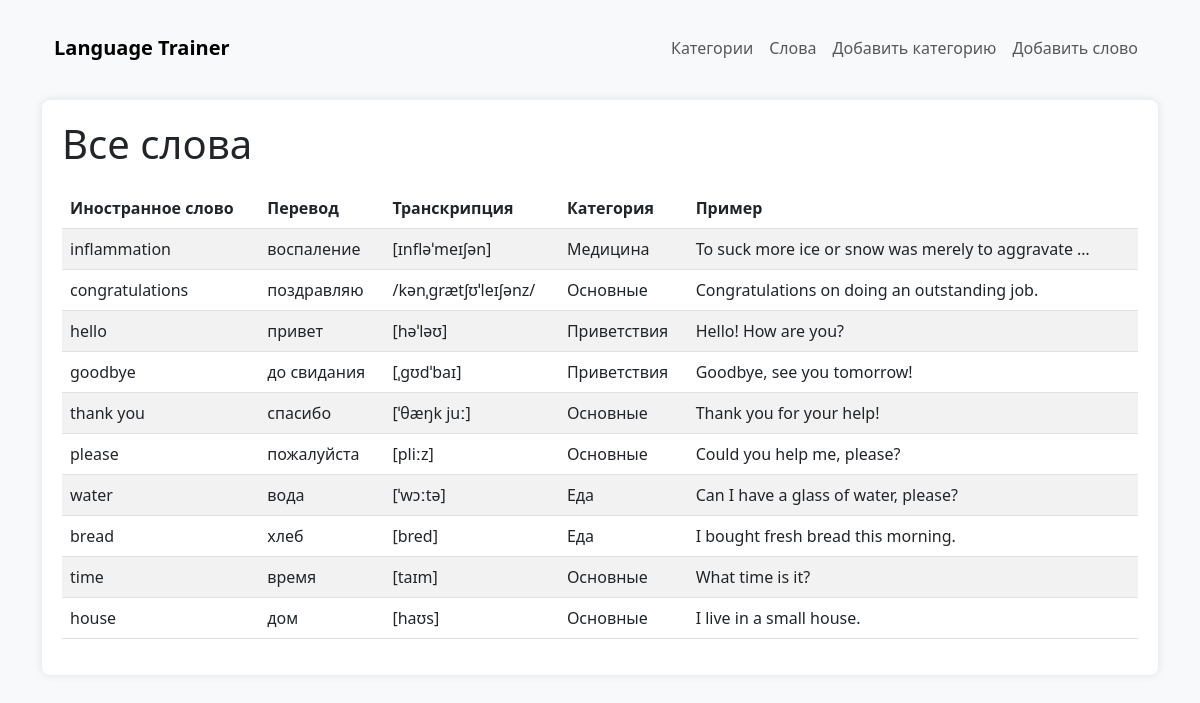
Before: /words/ with the older database file.
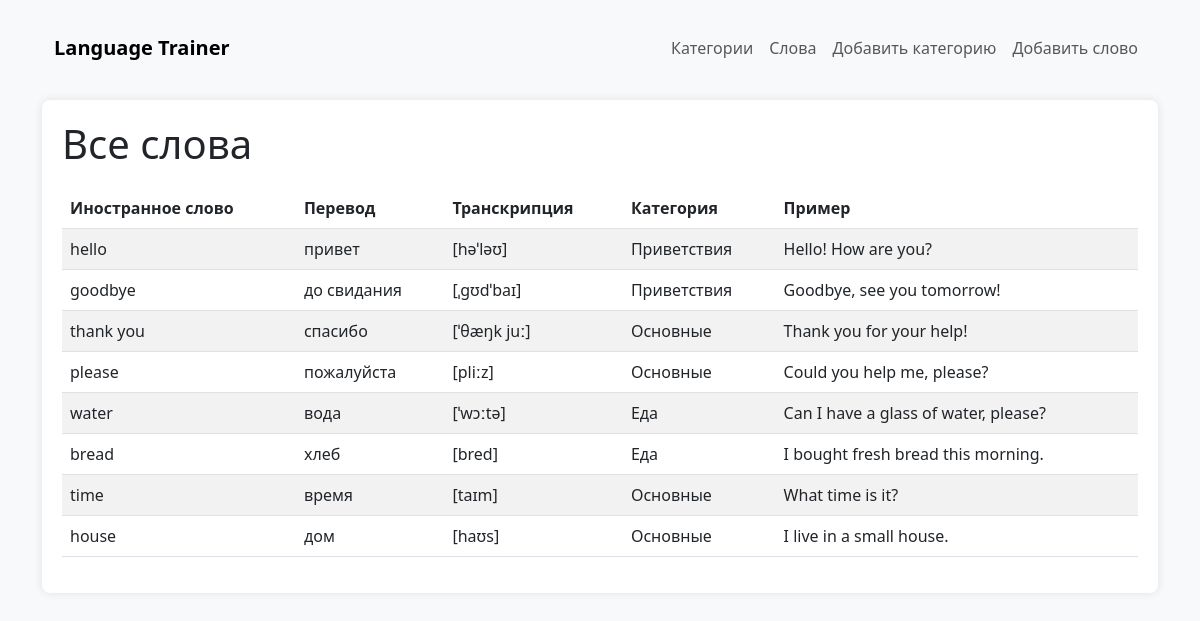
After: the same page with the newer database file.
### words/models.py (models this page shows, shortened)
class Word(models.Model):
    original = models.CharField(
        max_length=100,
        verbose_name="Иностранное слово",
        validators=[
            MinLengthValidator(2, "Слово должно содержать минимум 2 символа"),
            RegexValidator(
                regex='^[a-zA-Zа-яА-Я\- ]+$',
                message='Слово может содержать только буквы и дефис'
            )
        ]
    )
    translation = models.CharField(
        max_length=100,
        verbose_name="Перевод",
        validators=[
            MinLengthValidator(2, "Перевод должен содержать минимум 2 символа")
        ]
    )
    transcription = models.CharField(
        max_length=100,
        blank=True,
        verbose_name="Транскрипция",
        validators=[
            RegexValidator(
                regex='^\[.*\]$',
                message='Транскрипция должна быть заключена в квадратные скобки, например: [ˈwɔːtə]'
            )
        ]
    )
    example = models.TextField(blank=True, verbose_name="Пример использования")
    category = models.ForeignKey(Category, on_delete=models.SET_NULL, null=True, blank=True, verbose_name="Категория")
    created_at = models.DateTimeField(auto_now_add=True, verbose_name="Дата создания")
    updated_at = models.DateTimeField(auto_now=True, verbose_name="Дата обновления")
    class Meta:
        verbose_name = "Слово"
        verbose_name_plural = "Слова"
        ordering = ['-created_at']

class Category(models.Model):
    name = models.CharField(
        max_length=100,
        unique=True,
        verbose_name="Название категории",
        validators=[
            MinLengthValidator(2, "Название категории должно содержать минимум 2 символа"),
            RegexValidator(
                regex='^[a-zA-Zа-яА-Я0-9 ]+$',
                message='Название категории может содержать только буквы и цифры'
            )
        ]
    )
    description = models.TextField(blank=True, verbose_name="Описание")
    class Meta:
        verbose_name = "Категория"
        verbose_name_plural = "Категории"

### words/views.py (the view)
# urls.py: path('words/', views.word_list, name='word_list'),
def word_list(request):
    words = Word.objects.all()
    return render(request, 'words/word_list.html', {'words': words})

### words/templates/words/word_list.html (shortened to what this page needs)
{% extends "words/base.html" %}
{% block content %}
<h1>Все слова</h1>
<div class="table-container">
    <table class="table table-striped">
        <thead>
            <tr>
                <th>Иностранное слово</th>
                <th>Перевод</th>
                <th>Транскрипция</th>
                <th>Категория</th>
                <th>Пример</th>
            </tr>
        </thead>
        <tbody>
            {% for word in words %}
            <tr>
                <td>{{ word.original }}</td>
                <td>{{ word.translation }}</td>
                <td>{{ word.transcription|default:"-" }}</td>
                <td>{{ word.category.name|default:"-" }}</td>
                <td>{{ word.example|default:"-"|truncatechars:50 }}</td>
            </tr>
            {% empty %}
            <tr>
                <td colspan="5">Слова не найдены. <a href="{% url 'add_word' %}">Добавить слово</a></td>
            </tr>
            {% endfor %}
        </tbody>
    </table>
</div>
{% endblock %}

### words/templates/words/base.html (shortened to what this page needs)
<!DOCTYPE html>
<html lang="en">
<head>
    <link href="https://cdn.jsdelivr.net/npm/bootstrap@5.3.0/dist/css/bootstrap.min.css" rel="stylesheet">
</head>
<body>
    <div class="container">
        <nav class="navbar navbar-expand-lg navbar-light bg-light mb-4">
            <div class="container-fluid">
                <a class="navbar-brand" href="{% url 'home' %}">Language Trainer</a>
                <div class="navbar-nav">
                    <a class="nav-link" href="{% url 'category_list' %}">Категории</a>
                    <a class="nav-link" href="{% url 'word_list' %}">Слова</a>
                    <a class="nav-link" href="{% url 'add_category' %}">Добавить категорию</a>
                    <a class="nav-link" href="{% url 'add_word' %}">Добавить слово</a>
                </div>
            </div>
        </nav>
        <div class="main-container">
            {% block content %}
            {% endblock %}
        </div>
    </div>
</body>
</html>

### words/templates/words/base.html (style rules this page uses)
body { padding-top: 20px; background-color: #f8f9fa; }
.navbar-brand { font-weight: bold; }
.main-container { padding: 20px; background: white; border-radius: 8px; box-shadow: 0 0 10px rgba(0,0,0,0.1); }
.table-container { margin-top: 20px; }

Changed rows visible on the page:
removed Word: original "inflammation", translation "воспаление", transcription "[ɪnfləˈmeɪʃən]", category.name "Медицина", example "To suck more ice or snow was merely to aggravate …"
removed Word: original "congratulations", translation "поздравляю", transcription "/kənˌɡrætʃʊˈleɪʃənz/", category.name "Основные", example "Congratulations on doing an outstanding job."
